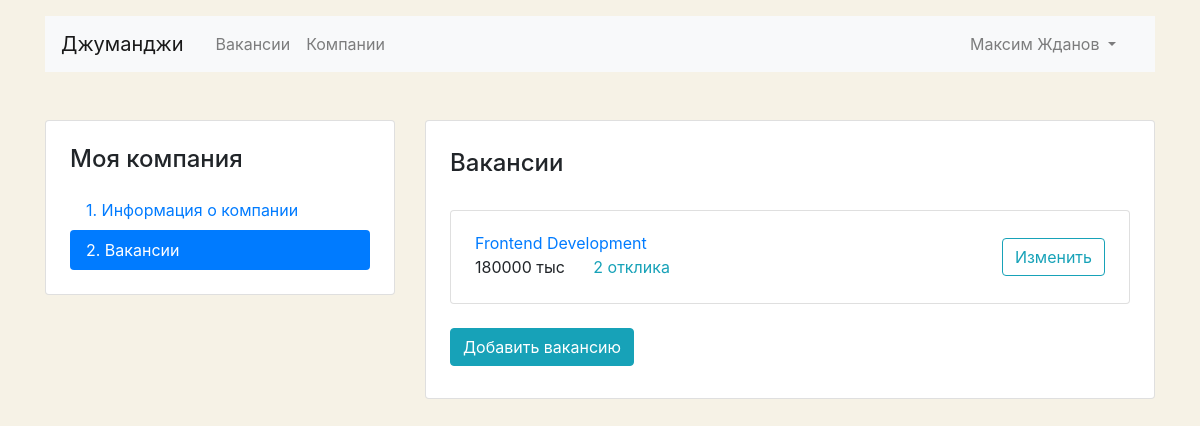
Page /mycompany/vacancies/ (signed in) on the committed database.
### company/models.py (models this page shows, shortened)
class Vacancy(models.Model):
    title = models.CharField(max_length=30, verbose_name='Название')
    speciality = models.ForeignKey('Speciality', related_name='vacancies', on_delete=models.CASCADE)
    company = models.ForeignKey('Company', related_name='vacancies', on_delete=models.CASCADE)
    skills = models.CharField(max_length=150, verbose_name='Навыки')
    salary_min = models.PositiveSmallIntegerField(verbose_name='Мин зарплата')
    salary_max = models.PositiveSmallIntegerField(verbose_name='Макс зарплата')
    published = models.DateTimeField(default=datetime.now(), verbose_name='Опубликовано')
    class Meta:
        verbose_name = 'Вакансия'
        verbose_name_plural = 'Вакансии'

### users/views.py (the view)
# urls.py: path('mycompany/vacancies/', ProfileVacanciesView.as_view(), name='profile_vacancies'),
@method_decorator(login_required, name='get')
class ProfileVacanciesView(View):
    def get(self, request):
        try:
            company = Company.objects.get(owner=self.request.user.id)
            vacancies = Vacancy.objects.filter(company=company) \
                .annotate(app_count=Count('application')).select_related('company')
            context = {'vacancies': vacancies}
            return render(request, 'vacancy/vacancy-list.html', context=context)
        except ObjectDoesNotExist:
            return redirect('/profile/check/')

### company/templatetags/ru_pluralize.py (called while the page is built)
@register.filter()
def ru_pluralize(number: Union[int, str], arg: str = 'дурак, дурака, дураков'):
    nominative_singular, genitive_singular, genitive_plural = arg.split(',')
    number = abs(int(number))
    if 10 <= number % 100 <= 20:
        return f'{number} {genitive_plural}'
    if number % 10 == 1:
        return f'{number} {nominative_singular}'
    if 2 <= number % 10 <= 4:
        return f'{number} {genitive_singular}'
    return f'{number} {genitive_plural}'

### templates/vacancy/vacancy-list.html
{% extends 'base/base.html' %}
{% load ru_pluralize %}
{% block content %}
<main class="container mt-3 pb-5">
    <div class="row mt-5">
        <div class="col-12 col-lg-4">
            <aside class="pt-3 pb-4 px-4 mb-5 card">
                <h1 class="h4 pt-2 pb-2">Моя компания</h1>
                <div class="nav flex-column nav-pills">
                    <a class="nav-link" href="{% url 'profile_company' %}">1. Информация о&nbsp;компании</a>
                    <a class="nav-link active" href="{% url 'profile_vacancies' %}">2. Вакансии</a>
                </div>
            </aside>
        </div>
        <div class="col-12 col-lg-8">
            <div class="card">
                <div class="card-body px-4 pb-4">
                    <section class="tab-pane fade show active">
                        <h2 class="h4 pt-2 pb-3">Вакансии</h2>
                        {% for item in vacancies %}
                            <div class="card mt-3">
                                <div class="card-body px-4">
                                    <div class="row align-items-center">
                                        <div class="col-6 col-lg-8">
                                            <a href="{% url 'edit_vacancy' pk=item.pk %}"
                                               class="mb-1">{{ item.title }}</a>
                                            <p class="mb-1">
                                                <span class="mr-4">{{ item.salary_max }} тыс</span>
                                                {% if item.app_count == 0 %}
                                                    <span class="text-muted">Нет откликов</span>
                                                {% else %}
                                                    <a href="{% url 'edit_vacancy' pk=item.pk %}"
                                                       class="text-info">
                                                        {{ item.app_count|ru_pluralize:"отклик, отклика, откликов" }}
                                                    </a>
                                                {% endif %}
                                            </p>
                                        </div>
                                        <div class="col-6 col-lg-4 text-right">
                                            <a href="{% url 'edit_vacancy' pk=item.pk %}"
                                               class="btn btn-outline-info">Изменить</a>
                                        </div>
                                    </div>
                                </div>
                            </div>
                        {% endfor %}
                    </section>
                    <a href="{% url 'create_vacancy' %}" class="btn btn-info mt-4 mb-2">Добавить вакансию</a>
                </div>
            </div>
        </div>
    </div>
</main>
{% endblock %}

### templates/base/base.html (shortened to what this page needs)
<!DOCTYPE html>
<html lang="ru">
<head>
    <link rel="stylesheet" href="https://stackpath.bootstrapcdn.com/bootstrap/4.3.1/css/bootstrap.min.css"
>
</head>
<body>
<header class="container mt-3">
    <nav class="navbar navbar-expand-lg navbar-light bg-light">
        <a class="navbar-brand mr-4" href="{% url 'home' %}">Джуманджи</a>
        <div class="collapse navbar-collapse justify-content-between" id="navbarNav">
            <ul class="navbar-nav col-10">
                <li class="nav-item">
                    <a class="nav-link" href="{% url 'vacancies' %}">Вакансии</a>
                </li>
                <li class="nav-item">
                    <a class="nav-link" href="{% url 'companies' %}">Компании</a>
                </li>
            </ul>
            <ul class="navbar-nav col-2 justify-content-end">
                {% if user.is_authenticated %}
                    <div class="collapse navbar-collapse justify-content-end" id="navbarNavDarkDropdown">
                        <ul class="navbar-nav">
                            <li class="nav-item dropdown">
                                <a class="nav-link dropdown-toggle" href="#" id="navbarDarkDropdownMenuLink"
                                   role="button"
                                   data-bs-toggle="dropdown" aria-expanded="false">
                                    {{ user.first_name }} {{ user.last_name }}
                                </a>
                            </li>
                        </ul>
                    </div>
                {% else %}
                    <li class="nav-item active">
                        <a href="{% url 'login' %}" class="nav-link font-weight-bold">Вход</a>
                    </li>
                {% endif %}
            </ul>
        </div>
    </nav>
</header>
{% block content %}
{% endblock %}
</body>
</html>

### templates/base/base.html (style rules this page uses)
body { background-color: #F6F2E6; }

### rows in the picture
Vacancy: title "Frontend Development", salary_max "180000", app_count|ru_pluralize "2 отклика"

### other values in the picture
{{ user.first_name }} "Максим"
{{ user.last_name }} "Жданов"
